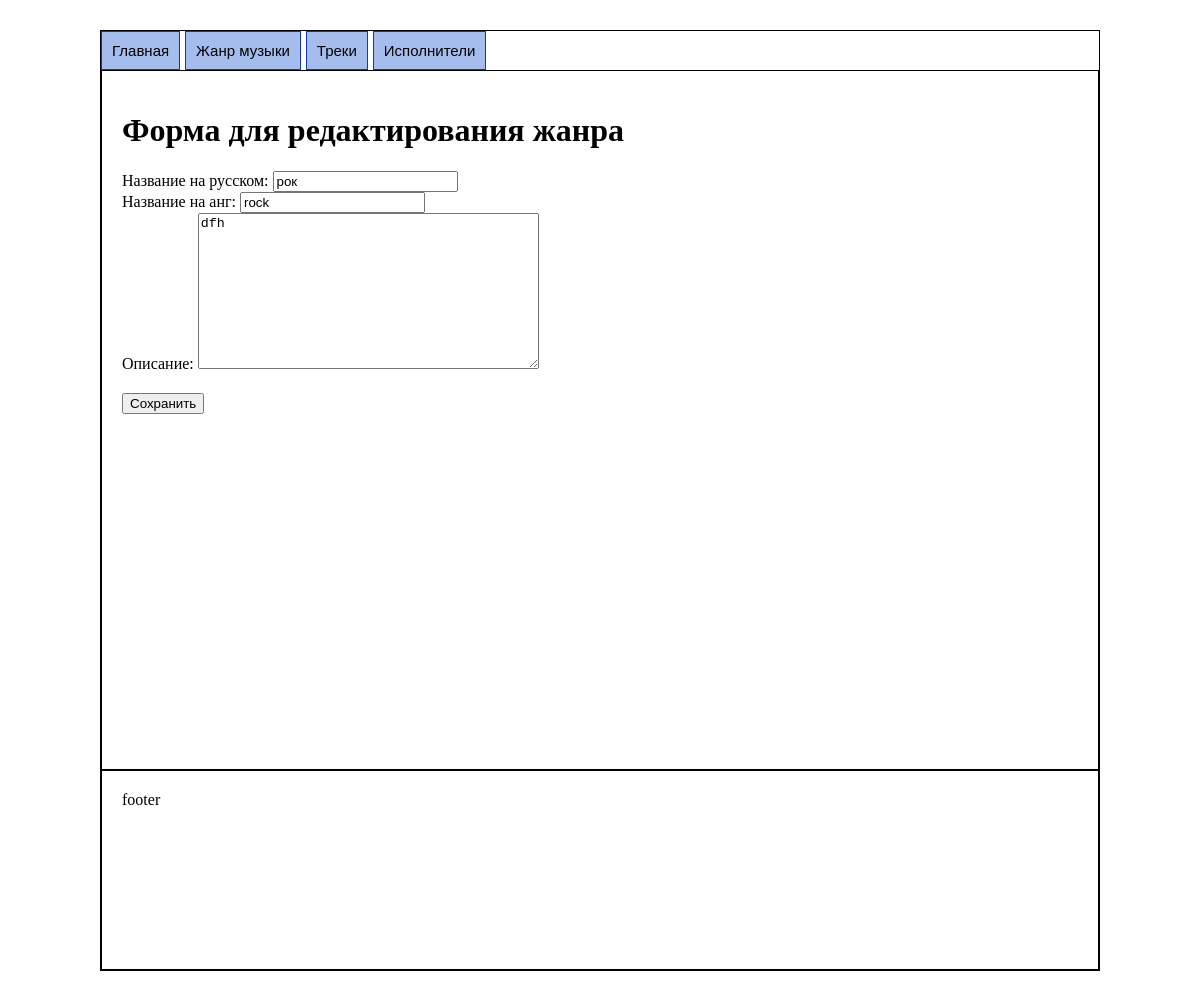
The page /editgenre/2 on the database its author committed.
### main/models.py (models this page shows, shortened)
class Genre(models.Model):
    id = models.IntegerField(max_length=1000, unique=True, primary_key=True)
    name_en=models.CharField(max_length=1000, unique=True)
    name_ru=models.CharField(max_length=1000, unique=True)
    description=models.TextField()

### main/views.py (the view)
# urls.py: path('editgenre/<int:id_genre>', views.editgenre),
def editgenre(request, id_genre):
    genr = Genre.objects.get(id=id_genre)
    if request.method == "POST":
        genre = GenreForm(request.POST, instance=genr)
        if genre.is_valid():
            genre.save()
        return redirect('/genres')
    else:
        genreform = GenreForm(instance=genr)
        return render(request, "editgenre.html", {'form': genreform})

### main/forms.py
class GenreForm(forms.ModelForm):
    class Meta:
        model = Genre
        fields = ['name_ru', 'name_en', 'description']
        labels = {
            'name_ru': 'Название на русском',
            'name_en': 'Название на анг',
            'description': 'Описание',
        }

### main/templates/editgenre.html (shortened to what this page needs)
{% extends "base.html" %}
{% block content %}
<h1>Форма для редактирования жанра</h1>
<form method="POST">
    <table>
        {{ form }}
    </table>
    <input type="submit" value="Сохранить" >
</form>
{% endblock content %}

### main/static/styles.css (style rules this page uses)
* { box-sizing: border-box; }
table { width: 100%; border-collapse: collapse; margin-bottom: 20px; }

### rows shown on the page
Genre: name_ru "рок", name_en "rock", description "dfh"
